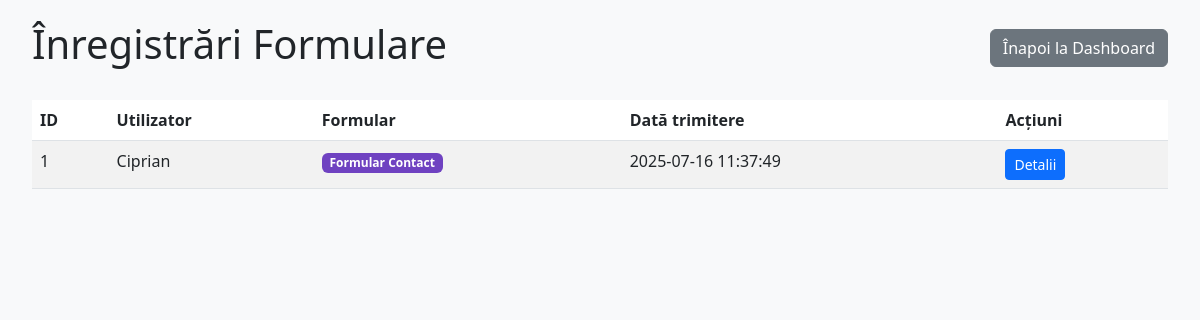
Page /view-submissions (signed in) on the earlier database version.
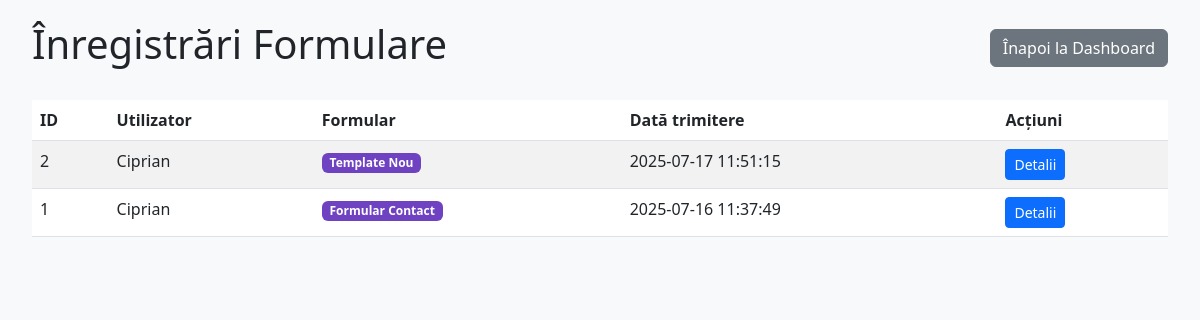
Same page on the later database version.
### tables this page shows
CREATE TABLE form_submissions (
            id INTEGER PRIMARY KEY AUTOINCREMENT,
            username TEXT NOT NULL,
            form_name TEXT NOT NULL,
            submission_data TEXT NOT NULL,
            submission_date TEXT NOT NULL
        );

### app.py (the view)
@app.route("/view-submissions")
def view_submissions():
    if session.get('user_type') != 'admin':
        flash("Nu aveți permisiuni pentru această acțiune!", "error")
        return redirect("/")
    with get_db_connection() as conn:
        submissions = conn.execute("""
            SELECT id, username, form_name, submission_date
            FROM form_submissions
            ORDER BY submission_date DESC
        """).fetchall()
    return render_template("view_submissions.html", submissions=submissions)

### app.py (called while the page is built)
@contextmanager
def get_db_connection():
    conn = sqlite3.connect(DATABASE)
    conn.row_factory = sqlite3.Row
    try:
        yield conn
    finally:
        conn.close()

### templates/view_submissions.html (shortened to what this page needs)
<!DOCTYPE html>
<html lang="ro">
<head>
    <link href="https://cdn.jsdelivr.net/npm/bootstrap@5.3.0/dist/css/bootstrap.min.css" rel="stylesheet">
</head>
<body>
    <div class="container">
        <div class="d-flex justify-content-between align-items-center mb-4">
            <h1>Înregistrări Formulare</h1>
            <div>
                <a href="/admin-dashboard" class="btn btn-secondary">Înapoi la Dashboard</a>
            </div>
        </div>
        <div class="table-responsive">
            <table class="table table-striped">
                <thead>
                    <tr>
                        <th>ID</th>
                        <th>Utilizator</th>
                        <th>Formular</th>
                        <th>Dată trimitere</th>
                        <th>Acțiuni</th>
                    </tr>
                </thead>
                <tbody>
                    {% for sub in submissions %}
                    <tr>
                        <td>{{ sub['id'] }}</td>
                        <td>{{ sub['username'] }}</td>
                        <td><span class="badge badge-form">{{ sub['form_name'] }}</span></td>
                        <td>{{ sub['submission_date'] }}</td>
                        <td>
                            <a href="/view-submission/{{ sub['id'] }}" class="btn btn-sm btn-primary">Detalii</a>
                        </td>
                    </tr>
                    {% endfor %}
                </tbody>
            </table>
        </div>
    </div>
</body>
</html>

### templates/view_submissions.html (style rules this page uses)
body { background-color: #f8f9fa; padding: 20px; }
.container { max-width: 1200px; }
.table-responsive { margin-top: 20px; }
.badge-form { background-color: #6f42c1; }

Differences in the rows shown:
added form_submissions: id "2", username "Ciprian", form_name "Template Nou", submission_date "2025-07-17 11:51:15"
